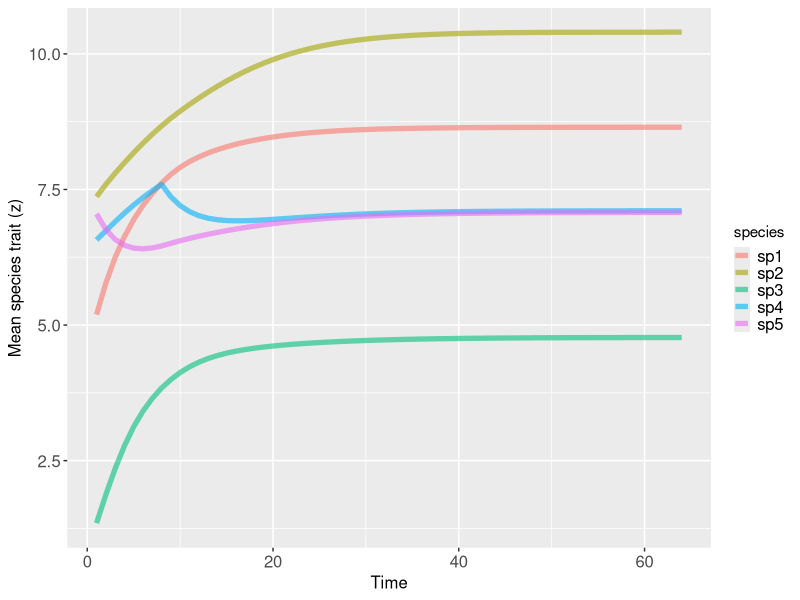

Write R code to recreate this figure.
## ---- chunk 1
# fixate the random parameters (necessary only for this guide)
set.seed(42)
# number of species
n_sp = 5
# probability of an effect become negative
antprob = 0.5
# herdability and additive genetic variance parameter
phi = 0.2 
# sensibility of evolution to trait matching parameter
alpha = 0.2 
# vector with optimas of Z`s to environment
theta = runif(n_sp, 0, 10) 
# vector of initial Z values
init = runif(n_sp, 0, 10)
# importance of environment to changes in Z
p = 0.1 
 # value of max difference between Z`s (barrier)
epsilon = 5
# difference between Z to stop simulation
eq_dif = 0.0001
# max timesteps of simulation
t_max = 1000 

# Positive effects adjacency matrix
M = matrix(1, ncol = n_sp, nrow = n_sp) 
# no intraespecific interactions
diag(M) = 0
# Negative effects adjacency matrix filled with 0
V = M * 0 
## ---- chunk 2
  # define the matrix upper triangle
  index = which(upper.tri(M), arr.ind = TRUE)
  
  for(i in 1:nrow(index)){ # for each element in index
    if(M[index[i,][1], index[i,][2]] == 1){ # if this element is equal to 1
      p = runif(1, 0, 1) # sample a number between 0 and 1
      if(p <= antprob){ # if this number is equal or lower than antprob...
        M[index[i,][2], index[i,][1]] = 0 # M[j,i] element is 0
        V[index[i,][2], index[i,][1]] = 1 # V[j,i] element is 1
      }
    }
  }

  # no intraespecific interactions
  diag(V) = 0
## ---- chunk 3
M
V
## ---- chunk 4
  # matrix to store z values
  z_mat = matrix(NA, nrow = t_max, ncol = n_sp) 
  # initial trait values
  z_mat[1, ] = init 
## ---- chunk 5
    # current z values
    z = z_mat[1, ]
    # matrix with all positive and negative effects
    A = M + V 
## ---- chunk 6
    # matrix with all trait differences
    z_dif = t(A * z) - A * z 
    z_dif
## ---- chunk 7
    # matrix Q
    Q = A * (exp(-alpha * (z_dif ^ 2)))
    Q
    # intraespecific effects are not allowed
    diag(Q) = 0 
    Q
## ---- chunk 8
    # normalizing the Q matrix
    Q_n = Q / apply(Q, 1, sum) 
    Q_n
## ---- chunk 9
    # multiplying each row i of matrix Q by (1 - p)
    Q_m = Q_n * (1 - p)
    Q_m
## ---- chunk 10
    # response to selection related to the environment
    r_env = phi * p * (theta - z)
## ---- chunk 11
    # calculating selection differentials to mutualism
    sel_dif_mut = M * Q_m * z_dif 
    # response to selection related to mutualism
    r_mut = phi * apply(sel_dif_mut, 1, sum) 
## ---- chunk 12
    # create V_m to use in exploitation selection differential 
    V_m = V
    # excluding interactions of traits that are larger than the barrier
    V_m[abs(z_dif) > epsilon] = 0
    # matrix with barrier (epsilon) values
    epsilon_plus = (z_dif < 0) * matrix(epsilon, n_sp, n_sp)
    # matrix wih -epsilon values
    epsilon_minus = (z_dif > 0) * matrix(-epsilon, n_sp, n_sp)
    # adding barrier values to trait differences
    z_dif_a = z_dif + epsilon_plus + epsilon_minus
## ---- chunk 13
    # calculating selection differentials
    sel_dif_ant = V_m * Q_m * z_dif_a 
    # response to selection related to exploitation
    r_ant = phi * apply(sel_dif_ant, 1, sum)
## ---- chunk 14
    # updating z values
    z_mat[2, ] = z + r_env + r_mut + r_ant 
## ---- chunk 15
    # computing the mean difference between old and new z values
    dif = mean(abs(z - z_mat[2, ])) 
    if (dif < eq_dif) # if the difference in very low
      break # stop the simulation
## ---- chunk 16
 # return z_matrix
 return(z_mat[1:2, ]) 
## ---- chunk 17
  # simulation runs for a maximum of t_max timesteps
  for (r in 1:(t_max - 1)) { 
    # current z values
    z = z_mat[r, ] 
    # matrix with all positive and negative effects
    A = M + V
    # matrix with all trait differences
    z_dif = t(A * z) - A * z 
    # matrix Q
    Q = A * (exp(-alpha * (z_dif ^ 2))) 
    # intraespecific effects are not allowed
    diag(Q) = 0 
    # normalizing the matrix
    Q_n = Q / apply(Q, 1, sum) 
    # multiplying each row i of matrix Q by (1 - p[i])
    Q_m = Q_n * (1 - p) 
    
    # response to selection related to the environment
    r_env = phi * p * (theta - z) 
    
    # calculating selection differentials to mutualism
    sel_dif_mut = M * Q_m * z_dif 
    # response to selection related to mutualism
    r_mut = phi * apply(sel_dif_mut, 1, sum) 
    
    V_m = V
    # excluding interactions of traits that are larger than the barrier
    V_m[abs(z_dif) > epsilon] = 0 
    
    # matrix with barrier (epsilon) values
    epsilon_plus = (z_dif < 0) * matrix(epsilon, n_sp, n_sp) 
    # matrix wih -epsilon values
    epsilon_minus = (z_dif > 0) * matrix(-epsilon, n_sp, n_sp)
    # adding barrier values to trait differences
    z_dif_a = z_dif + epsilon_plus + epsilon_minus
    # calculating selection differentials
    sel_dif_ant = V_m * Q_m * z_dif_a 
    # response to selection related to exploitation
    r_ant = phi * apply(sel_dif_ant, 1, sum) 
    
    # updating z values
    z_mat[r+1, ] = z + r_env + r_mut + r_ant 
    
    # computing the mean difference between old and new z values
    dif = mean(abs(z - z_mat[r+1, ])) 
    if (dif < eq_dif)
      break
  }
  
  return(z_mat[1:(r+1), ])
## ---- chunk 18
  library(ggplot2)
  library(cowplot)
  traits = z_mat[1:(r+1), ]

  # building data frame to use in ggplot
  traits = as.data.frame(traits)
  n_sp = ncol(traits)
  traits_vec = c(as.matrix(traits))
  traits_df = data.frame(species = rep(paste("sp", 1:n_sp, sep = ""), each = nrow(traits)),
                         time = rep(1:nrow(traits), times = n_sp),
                         trait = traits_vec)
  # plotting traits through time
  plotar = ggplot(traits_df, aes(x = time, y = trait, color = species)) +
    geom_line(size = 1.8, alpha = 0.6) + 
    xlab("Time") + 
    ylab("Mean species trait (z)") +
    theme(axis.text.x = element_text(size = 12),
          axis.text.y = element_text(size = 12),
          axis.title = element_text(size = 12), 
          legend.key.size = unit(0.4, "cm"),
          legend.text = element_text(size = 12))

  print(plotar)
